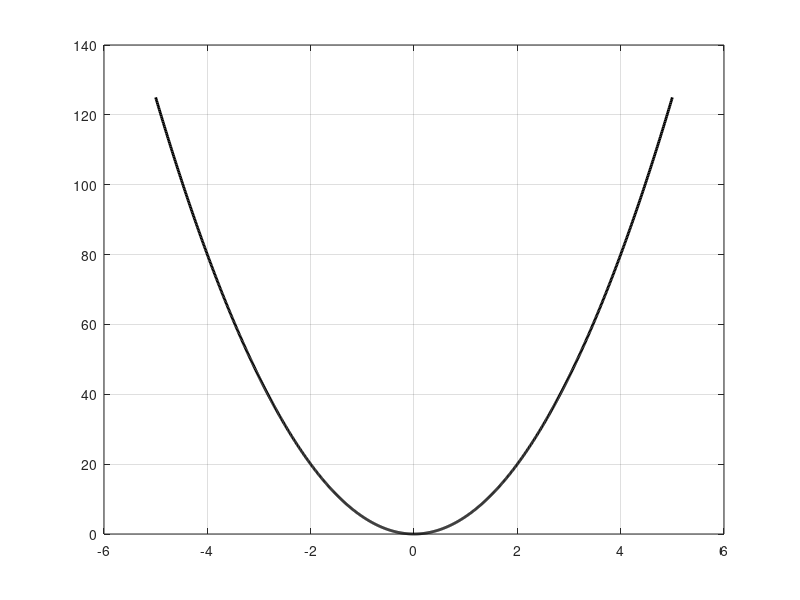

MATLAB code to generate this figure: (Note: this script raises an error after producing the figure.)
clear; clc; close all;

%% 1. Parametri Fisici e di Simulazione
hbar = 1;           % Costante di Planck ridotta (unità normalizzate)
m = 1;              % Massa della particella (unità normalizzate)
L = 5;              % Semilarghezza del dominio di calcolo (-L, L)
N = 1000;           % Numero di punti della griglia (discretizzazione)
x = linspace(-L, L, N)'; % Vettore posizione
dx = x(2) - x(1);   % Passo della griglia

%% 2. Definizione del Potenziale V(x)
% Esempio: Buca di potenziale finita (Finite Square Well)
V0 = 50;            % Profondità della buca (o altezza delle barriere)
width = 2;          % Semilarghezza della buca
% V = zeros(N, 1);    

% Definiamo la buca: 0 dentro, V0 fuori
% V(abs(x) > width) = V0; 

% --- ALTERNATIVA: Oscillatore Armonico (decommentare per provare) ---
k = 10; V = 0.5 * k * x.^2; 
% --------------------------------------------------------------------

%% 3. Costruzione della Matrice Hamiltoniana (H)
% L'Hamiltoniana è H = T + V
% T (Energia Cinetica) è approssimata con differenze finite (matrice tridiagonale)

% Coefficiente t = -hbar^2 / (2*m*dx^2)
t = -hbar^2 / (2*m*dx^2);

% Creazione matrice sparsa per efficienza
e = ones(N, 1);
% Matrice derivata seconda (Laplaciano discreto 1D) moltiplicata per coefficienti
T = spdiags([e -2*e e], -1:1, N, N); 
T = -t * T; % Nota: il segno meno in t e il segno nella matrice si combinano

% Matrice Energia Potenziale (diagonale)
U = spdiags(V, 0, N, N);

% Hamiltoniana Totale
H = T + U;

% Condizioni al contorno: La funzione d'onda deve essere 0 agli estremi (Infinite Wall box esterno)
% Questo è implicito se non colleghiamo il punto 1 con N.

%% 4. Soluzione dell'Equazione agli Autovalori
n_modes = 5; % Numero di stati energetici da calcolare
sigma = 'sm'; % 'sm' cerca gli autovalori più piccoli (Smallest Magnitude)

% eigs è ottimizzato per matrici sparse
[psi, E] = eigs(H, n_modes, sigma); 

% Ordiniamo gli autovalori dal più basso al più alto
eigenvalues = diag(E);
[eigenvalues, ind] = sort(eigenvalues);
psi = psi(:, ind);

%% 5. Normalizzazione e Plotting
figure('Name', 'Stati Energetici Particella', 'Color', 'w');
plot(x, V, 'k-', 'LineWidth', 2, 'DisplayName', 'Potenziale V(x)');
hold on;
grid on;

scale_factor = 0.5; % Fattore di scala per visualizzare le funzioni d'onda
colors = lines(n_modes);

for n = 1:n_modes
    % Normalizzazione della funzione d'onda (integrale |psi|^2 = 1)
    norm_const = sqrt(trapz(x, abs(psi(:,n)).^2));
    psi_norm = psi(:,n) / norm_const;
    
    % Shiftiamo la funzione d'onda per disegnarla sopra il suo livello energetico
    y_plot = scale_factor * psi_norm + eigenvalues(n);
    
    % Plot del livello energetico (linea tratteggiata orizzontale)
    yline(eigenvalues(n), '--', 'Color', [0.5 0.5 0.5], 'HandleVisibility', 'off');
    
    % Plot della funzione d'onda
    plot(x, y_plot, 'LineWidth', 1.5, 'Color', colors(n,:), ...
        'DisplayName', sprintf('n=%d (E=%.2f)', n, eigenvalues(n)));
end

title('Soluzione Eq. Schrödinger: Buca di Potenziale');
xlabel('Posizione x');
ylabel('Energia / Ampiezza \psi');
ylim([-10, V0 + 10]); % Zoom sull'area di interesse
legend('Location', 'best');
hold off;

fprintf('Livelli energetici calcolati:\n');
disp(eigenvalues);